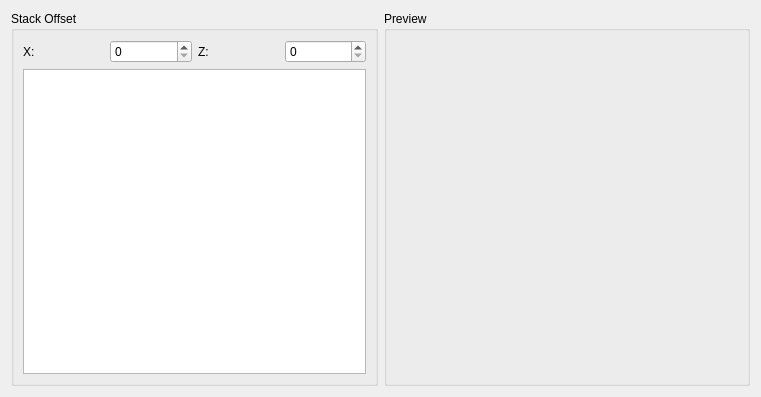
<?xml version="1.0" encoding="UTF-8"?>
<ui version="4.0">
 <class>WaterfallSettings</class>
 <widget class="QWidget" name="WaterfallSettings">
  <property name="geometry">
   <rect>
    <x>0</x>
    <y>0</y>
    <width>761</width>
    <height>397</height>
   </rect>
  </property>
  <property name="windowTitle">
   <string>Form</string>
  </property>
  <layout class="QGridLayout" name="gridLayout">
   <item row="0" column="0">
    <layout class="QHBoxLayout" name="horizontalLayout">
     <item>
      <widget class="QGroupBox" name="groupBox">
       <property name="title">
        <string>Stack Offset</string>
       </property>
       <layout class="QGridLayout" name="gridLayout_3">
        <item row="0" column="0">
         <layout class="QGridLayout" name="gridLayout_2">
          <item row="0" column="0">
           <widget class="QLabel" name="label">
            <property name="text">
             <string>X:</string>
            </property>
           </widget>
          </item>
          <item row="0" column="1">
           <widget class="QSpinBox" name="spinBox"/>
          </item>
          <item row="0" column="2">
           <widget class="QLabel" name="label_2">
            <property name="text">
             <string>Z:</string>
            </property>
           </widget>
          </item>
          <item row="0" column="3">
           <widget class="QSpinBox" name="spinBox_2"/>
          </item>
          <item row="1" column="0" colspan="4">
           <widget class="QListWidget" name="listWidget"/>
          </item>
         </layout>
        </item>
       </layout>
      </widget>
     </item>
     <item>
      <widget class="QGroupBox" name="groupBox_2">
       <property name="title">
        <string>Preview</string>
       </property>
       <layout class="QGridLayout" name="gridLayout_4">
        <item row="0" column="0">
         <layout class="QVBoxLayout" name="demoLayout"/>
        </item>
       </layout>
      </widget>
     </item>
    </layout>
   </item>
  </layout>
 </widget>
 <resources/>
 <connections/>
</ui>
